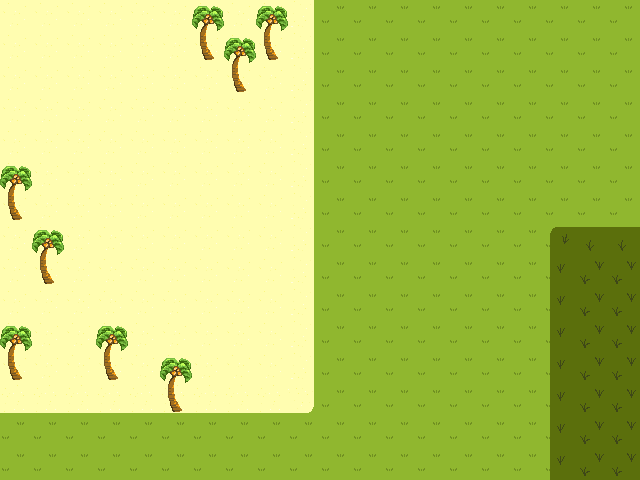

Rendered tile map (Tiled .tmx) drawn with the repository's tilesets; below, a short description and the full map source, tile grids included:
An orthogonal 20x15 tile map with 32x32 px tiles, 3 tile layers (Base, Lower Detail, Collision) and 1 object (Player).

<map version="1.0" orientation="orthogonal" renderorder="right-down" width="20" height="15" tilewidth="32" tileheight="32" nextobjectid="3">
 <tileset firstgid="1" name="myFirstTileSet" tilewidth="32" tileheight="32" tilecount="100" columns="10">
  <image source="../images/myFirstTileSet.png" width="320" height="320" />
 </tileset>
 <layer name="Base" width="20" height="15">
  <data encoding="csv">
18,18,18,18,18,18,18,18,18,12,12,12,12,12,12,12,12,12,12,12,
18,18,18,18,18,18,18,18,18,12,12,12,12,12,12,12,12,12,12,12,
18,18,18,18,18,18,18,18,18,12,12,12,12,12,12,12,12,12,12,12,
18,18,18,18,18,18,18,18,18,12,12,12,12,12,12,12,12,12,12,12,
18,18,18,18,18,18,18,18,18,12,12,12,12,12,12,12,12,12,12,12,
18,18,18,18,18,18,18,18,18,12,12,12,12,12,12,12,12,12,12,12,
18,18,18,18,18,18,18,18,18,12,12,12,12,12,12,12,12,12,12,12,
18,18,18,18,18,18,18,18,18,12,12,12,12,12,12,12,12,12,12,12,
18,18,18,18,18,18,18,18,18,12,12,12,12,12,12,12,12,12,15,15,
18,18,18,18,18,18,18,18,18,12,12,12,12,12,12,12,12,12,15,15,
18,18,18,18,18,18,18,18,18,12,12,12,12,12,12,12,12,12,15,15,
18,18,18,18,18,18,18,18,18,12,12,12,12,12,12,12,12,12,15,15,
12,12,12,12,12,12,12,12,12,12,12,12,12,12,12,12,12,12,15,15,
12,12,12,12,12,12,12,12,12,12,12,12,12,12,12,12,12,12,15,15,
12,12,12,12,12,12,12,12,12,12,12,12,12,12,12,12,12,12,15,15
</data>
 </layer>
 <layer name="Lower Detail" width="20" height="15">
  <data encoding="csv">
0,0,0,0,0,0,0,0,0,19,0,0,0,0,0,0,0,0,0,0,
0,0,0,0,0,0,0,0,0,19,0,0,0,0,0,0,0,0,0,0,
0,0,0,0,0,0,0,0,0,19,0,0,0,0,0,0,0,0,0,0,
0,0,0,0,0,0,0,0,0,19,0,0,0,0,0,0,0,0,0,0,
0,0,0,0,0,0,0,0,0,19,0,0,0,0,0,0,0,0,0,0,
0,0,0,0,0,0,0,0,0,19,0,0,0,0,0,0,0,0,0,0,
0,0,0,0,0,0,0,0,0,19,0,0,0,0,0,0,0,0,0,0,
0,0,0,0,0,0,0,0,0,19,0,0,0,0,0,0,0,4,5,5,
0,0,0,0,0,0,0,0,0,19,0,0,0,0,0,0,0,14,0,0,
0,0,0,0,0,0,0,0,0,19,0,0,0,0,0,0,0,14,0,0,
0,0,0,0,0,0,0,0,0,19,0,0,0,0,0,0,0,14,0,0,
0,0,0,0,0,0,0,0,0,19,0,0,0,0,0,0,0,14,0,0,
28,28,28,28,28,28,28,28,28,29,0,0,0,0,0,0,0,14,0,0,
0,0,0,0,0,0,0,0,0,0,0,0,0,0,0,0,0,14,0,0,
0,0,0,0,0,0,0,0,0,0,0,0,0,0,0,0,0,14,0,0
</data>
 </layer>
 <layer name="Collision" width="20" height="15">
  <data encoding="csv">
0,0,0,0,0,0,33,0,33,0,0,0,0,0,0,0,0,0,0,0,
0,0,0,0,0,0,43,33,43,0,0,0,0,0,0,0,0,0,0,0,
0,0,0,0,0,0,0,43,0,0,0,0,0,0,0,0,0,0,0,0,
0,0,0,0,0,0,0,0,0,0,0,0,0,0,0,0,0,0,0,0,
0,0,0,0,0,0,0,0,0,0,0,0,0,0,0,0,0,0,0,0,
33,0,0,0,0,0,0,0,0,0,0,0,0,0,0,0,0,0,0,0,
43,0,0,0,0,0,0,0,0,0,0,0,0,0,0,0,0,0,0,0,
0,33,0,0,0,0,0,0,0,0,0,0,0,0,0,0,0,0,0,0,
0,43,0,0,0,0,0,0,0,0,0,0,0,0,0,0,0,0,0,0,
0,0,0,0,0,0,0,0,0,0,0,0,0,0,0,0,0,0,0,0,
33,0,0,33,0,0,0,0,0,0,0,0,0,0,0,0,0,0,0,0,
43,0,0,43,0,33,0,0,0,0,0,0,0,0,0,0,0,0,0,0,
0,0,0,0,0,43,0,0,0,0,0,0,0,0,0,0,0,0,0,0,
0,0,0,0,0,0,0,0,0,0,0,0,0,0,0,0,0,0,0,0,
0,0,0,0,0,0,0,0,0,0,0,0,0,0,0,0,0,0,0,0
</data>
 </layer>
 <objectgroup name="Player">
  <object id="2" name="Player" gid="10" x="32" y="64" width="32" height="32" />
 </objectgroup>
</map>